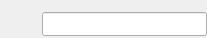
<?xml version="1.0" encoding="UTF-8"?>
<ui version="4.0">
 <class>ModuleDongliTeahouseLogin</class>
 <widget class="QWidget" name="ModuleDongliTeahouseLogin">
  <property name="geometry">
   <rect>
    <x>0</x>
    <y>0</y>
    <width>207</width>
    <height>38</height>
   </rect>
  </property>
  <property name="windowTitle">
   <string>ModuleDongliTeahouseLogin</string>
  </property>
  <layout class="QHBoxLayout" name="horizontalLayout">
   <property name="spacing">
    <number>7</number>
   </property>
   <property name="leftMargin">
    <number>7</number>
   </property>
   <property name="topMargin">
    <number>10</number>
   </property>
   <property name="rightMargin">
    <number>0</number>
   </property>
   <property name="bottomMargin">
    <number>0</number>
   </property>
   <item>
    <widget class="QLabel" name="label">
     <property name="sizePolicy">
      <sizepolicy hsizetype="Fixed" vsizetype="Fixed">
       <horstretch>0</horstretch>
       <verstretch>0</verstretch>
      </sizepolicy>
     </property>
     <property name="minimumSize">
      <size>
       <width>28</width>
       <height>28</height>
      </size>
     </property>
     <property name="text">
      <string/>
     </property>
     <property name="pixmap">
      <pixmap resource="../DongliTeahouse.qrc">:/white/white_lock.svg</pixmap>
     </property>
     <property name="scaledContents">
      <bool>true</bool>
     </property>
    </widget>
   </item>
   <item>
    <widget class="QLineEdit" name="lineEdit">
     <property name="minimumSize">
      <size>
       <width>165</width>
       <height>24</height>
      </size>
     </property>
     <property name="font">
      <font>
       <pointsize>9</pointsize>
      </font>
     </property>
     <property name="echoMode">
      <enum>QLineEdit::Password</enum>
     </property>
    </widget>
   </item>
  </layout>
 </widget>
 <resources>
  <include location="../DongliTeahouse.qrc"/>
 </resources>
 <connections/>
</ui>
